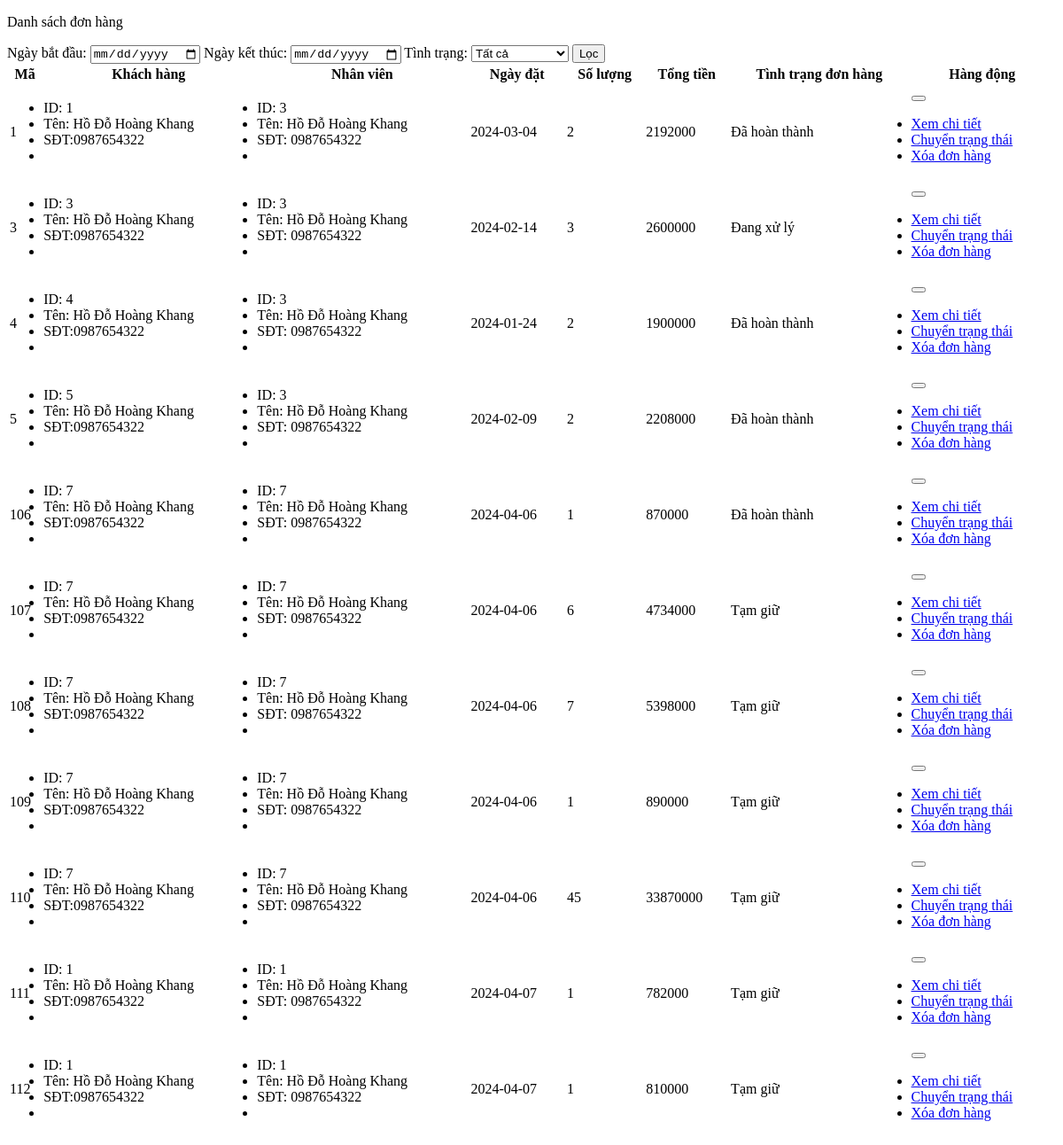
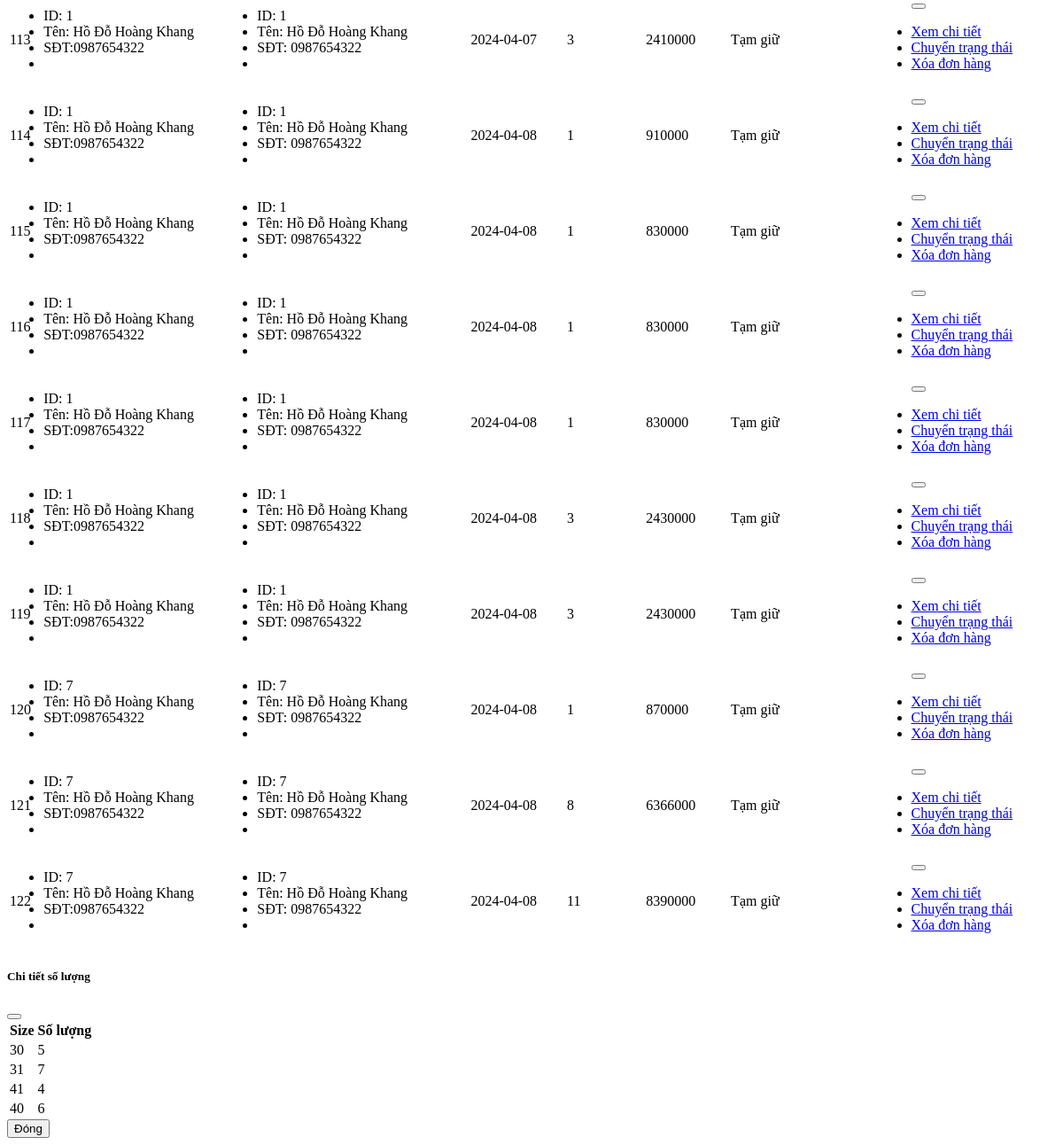
Before: /admin/module/main/quanlydonhang-timkiem.php with the older database file (2 pictures, top to bottom).
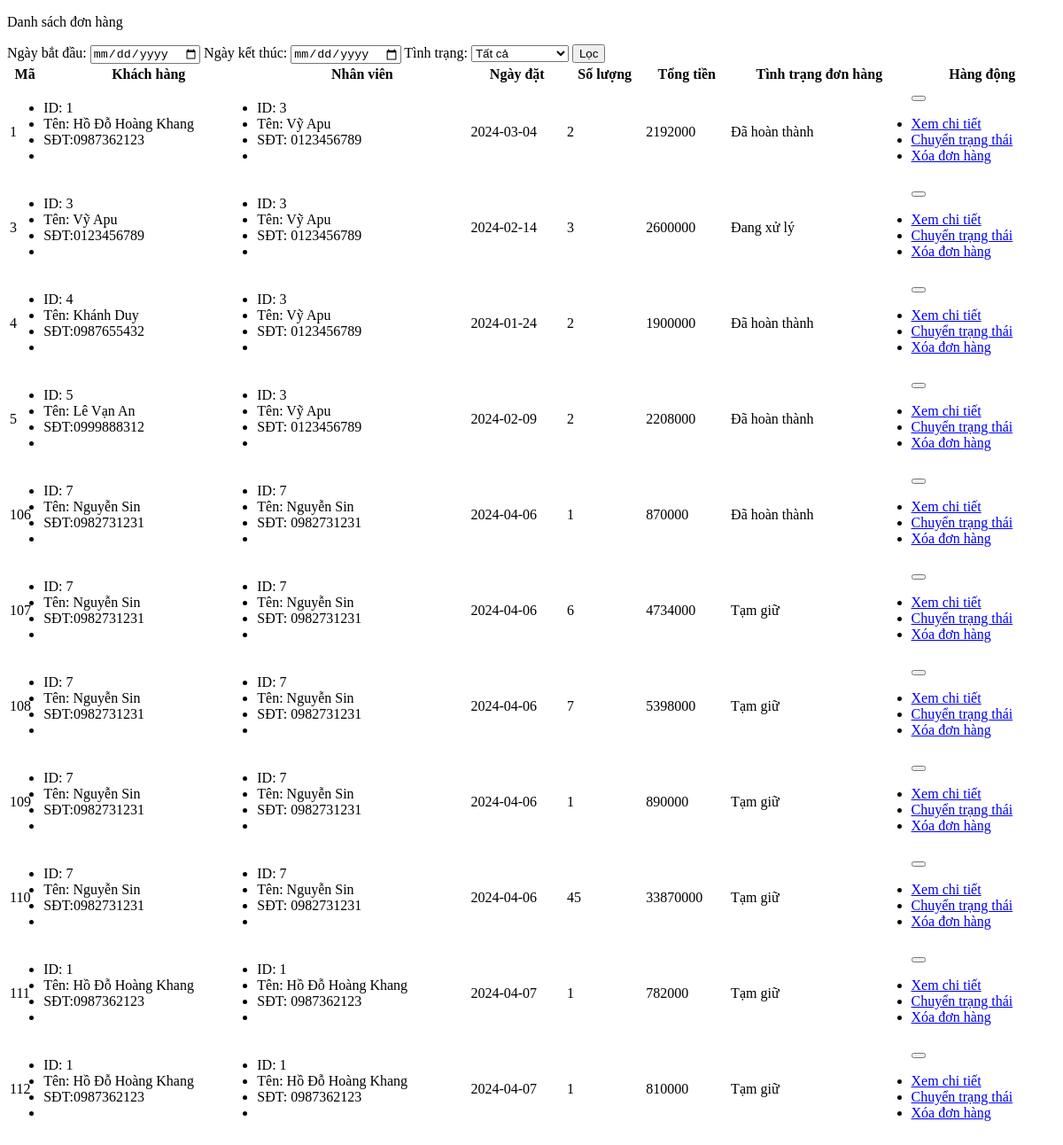
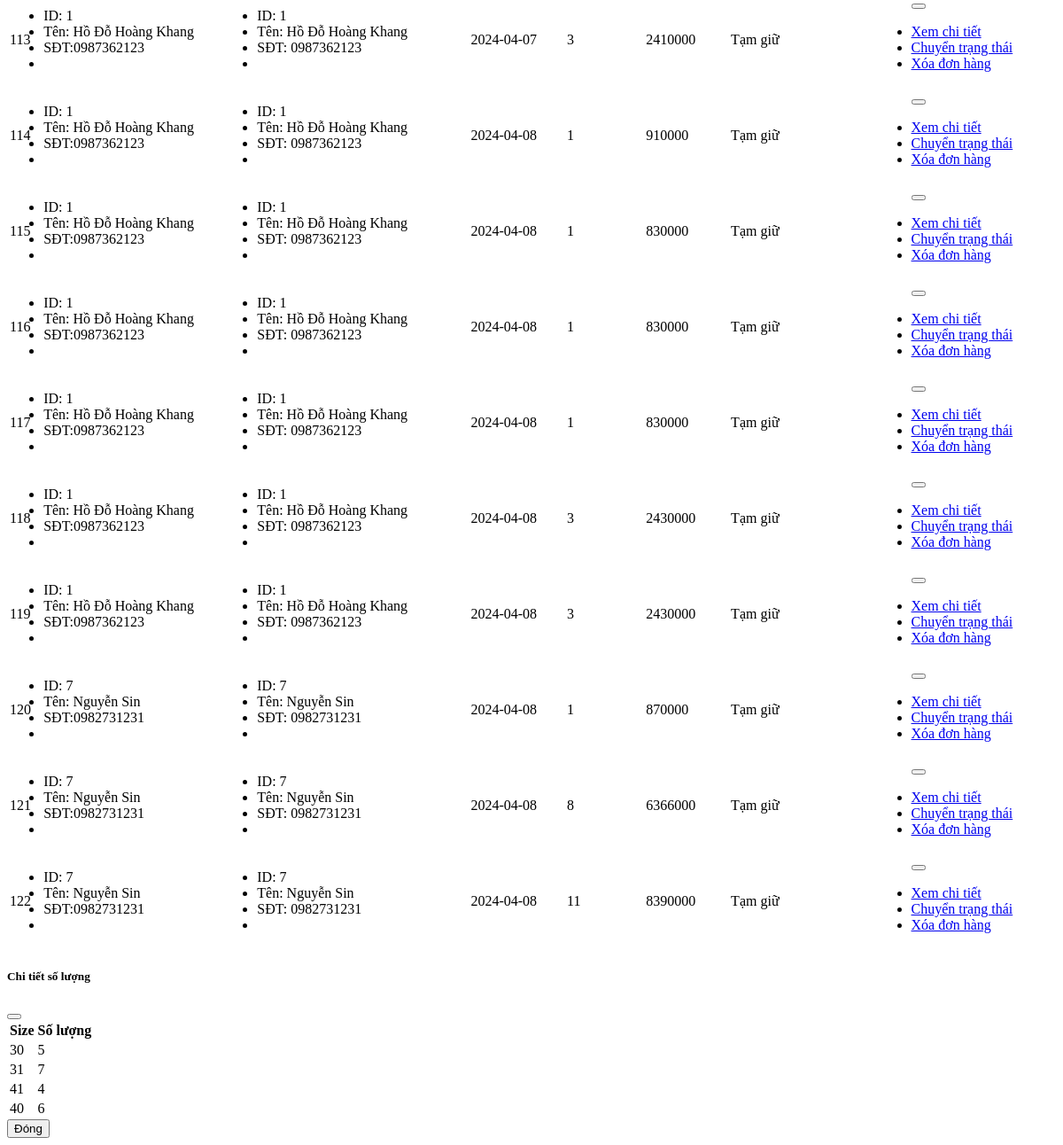
After: the same page with the newer database file (2 pictures, top to bottom).
### tables this page shows
CREATE TABLE `phieuxuat` (
  `MaPX` int(11) NOT NULL,
  `MaNV` int(11) DEFAULT NULL,
  `MaKH` int(11) DEFAULT NULL,
  `NgayDatHang` date DEFAULT NULL,
  `TinhTrangDH` varchar(20) DEFAULT NULL,
  `TongTien` int(11) NOT NULL,
  `TongSoLuong` int(11) NOT NULL,
  `trangThai` int(1) NOT NULL
);

CREATE TABLE `user` (
  `Ma` int(11) NOT NULL,
  `TenDangNhap` varchar(255) DEFAULT NULL,
  `HoTen` varchar(255) DEFAULT NULL,
  `NgaySinh` date DEFAULT NULL,
  `SDT` varchar(11) DEFAULT NULL,
  `Email` varchar(255) DEFAULT NULL,
  `DiaChi` varchar(255) DEFAULT NULL,
  `GioiTinh` int(1) DEFAULT NULL
);

### admin/module/main/quanlydonhang-timkiem.php (the view, shortened to what this page needs)
<?php
$tinhTrang = $_POST['tinh_trang'];
$ngayBatDau = $_POST['ngay_bat_dau'];
$ngayKetThuc = $_POST['ngay_ket_thuc'];
if (empty($ngayBatDau)) {
    $ngayBatDau = "2000-01-01";
  }
  if (empty($ngayKetThuc)) {
    $ngayKetThuc = date("Y-m-d");
  }
$conn = mysqli_connect("localhost", "root", "", "shoestore");
$sql="SELECT
px.MaPX,
px.NgayDatHang,
px.TinhTrangDH,
px.TongTien,
px.TongSoLuong,
px.trangThai,
khachhang.Ma as MaKH,
khachhang.HoTen as HoTenKH,
khachhang.SDT as SDTKH,
nhanvien.Ma as MaNV,
nhanvien.HoTen as HoTenNV,
nhanvien.SDT as SDTNV
FROM phieuxuat px
INNER JOIN user khachhang ON px.MaKH = khachhang.Ma
INNER JOIN user nhanvien ON px.MaNV = nhanvien.Ma
WHERE (TinhTrangDH = '$tinhTrang' OR '$tinhTrang' = '') AND NgayDatHang BETWEEN '$ngayBatDau' AND '$ngayKetThuc';";
$result = $conn->query($sql);
?>
<!DOCTYPE html>
<html lang="en">
<head>
</head>
<body>
<div class="tableBox ">
    <div class="tableTitle">
        <p>Danh sách đơn hàng</p>
        <div class="table-func">
            <div class="filter-container">
                <form action="index.php?danhmuc=quanlydonhang-timkiem" method="post">
                    Ngày bắt đầu: <input type="date" name="ngay_bat_dau">
                    Ngày kết thúc: <input type="date" name="ngay_ket_thuc">
                    <label>Tình trạng:</label>
                    <select name="tinh_trang">
                        <option value="">Tất cả</option>
                    </select>
                    <input type="submit" value="Lọc">
                </form>
            </div>
        </div>
    </div>
    <table id="myTable" class="table table-striped " style="width: 100%;">
        <thead>
            <tr>
                <th >Mã</th>
                <th>Khách hàng</th>
                <th>Nhân viên</th>
                <th>Ngày đặt</th>
                <th>Số lượng</th>
                <th>Tổng tiền</th>
                <th>Tình trạng đơn hàng</th>
                <th>Hàng động</th>
            </tr>
        </thead>
        <tbody>
        <?php
        while ($row = $result->fetch_assoc()) {
            if($row['trangThai'] == 1){
        ?>
      <tr>
        <td><?php echo $row['MaPX']; ?></td>
        <td>
                    <ul>
                        <li>ID: <?php echo $row['MaKH']; ?></li></li>
                        <li>Tên: <?php echo $row['HoTenKH']; ?> </li>
                        <li>SĐT:<?php echo $row['SDTKH']; ?></li>
                        <li></li>
                    </ul>
                </td>
                <td>
                    <ul>
                        <li>ID: <?php echo $row['MaNV']; ?></li></li>
                        <li>Tên: <?php echo $row['HoTenNV']; ?> </li>
                        <li>SĐT: <?php echo $row['SDTNV']; ?></li>
                        <li></li>
                    </ul>
                </td>
                <td><?php echo $row['NgayDatHang']; ?></td>
                <td><?php echo $row['TongSoLuong']; ?></td>
                <td><?php echo $row['TongTien']; ?></td>
                <td><?php echo $row['TinhTrangDH']; ?></td>
                <td>
                    <div class="dropdown" >
                        <button class="btn btn-secondary dropdown-toggle" type="button" id="dropdownMenuButton1" data-bs-toggle="dropdown" aria-expanded="false">
                        </button>
                        <ul class="dropdown-menu" aria-labelledby="dropdownMenuButton1" style="z-index: 2;">
                            <li><a class="dropdown-item" href="index.php?danhmuc=quanlydonhang-chitiet&id=<?php echo $row['MaPX']; ?>">Xem chi tiết</a></li>
                            <li><a class="dropdown-item" href="module/main/quanlydonhang-trangthai.php?id=<?php echo $row['MaPX']; ?>" onclick="return confirm('Bạn có chắc muốn xóa chuyển trạng thái đơn hàng?');" >Chuyển trạng thái</a></li>
                            <li><a class="dropdown-item" href="module/main/quanlydonhang-xoa.php?id=<?php echo $row['MaPX']; ?>" onclick="return confirm('Bạn có chắc muốn xóa đơn hàng?');" >Xóa đơn hàng</a></li>
                        </ul>
                    </div>
                </td>
      </tr>
    <?php } } ?>
        </tbody>
    </table>
</div>
<div class="modal fade" id="chitietsoluong" tabindex="-1" aria-labelledby="exampleModalLabel" aria-hidden="true">
  <div class="modal-dialog">
    <div class="modal-content"  style="">
      <div class="modal-header">
        <h5 class="modal-title" id="exampleModalLabel">Chi tiết số lượng</h5>
        <button type="button" class="btn-close" data-bs-dismiss="modal" aria-label="Close"></button>
      </div>
      <div class="modal-body">
        <table >
            <thead>
                <tr>
                    <th >Size</th>
                    <th>Số lượng</th>
                </tr>
            </thead>
            <tbody>
                <tr>
                    <td>30</td>
                    <td>5</td>
                </tr>
                <tr>
                    <td>31</td>
                    <td>7</td>
                </tr>
                <tr>
                    <td>41</td>
                    <td>4</td>
                </tr>
                <tr>
                    <td>40</td>
                    <td>6</td>
                </tr>
            </tbody>
        </table>
      </div>
      <div class="modal-footer">
        <button type="button" class="btn btn-secondary" data-bs-dismiss="modal">Đóng</button>
      </div>
    </div>
  </div>
</div>
</body>
</html>

### admin/module/main/quanlydonhang-timkiem.php (style rules this page uses)
ul { padding: 0; }

Changed rows visible on the page:
changed through a linked row, phieuxuat id 1: MaKH.SDT "0987654322" → "0987362123"; MaNV.HoTen "Hồ Đỗ Hoàng Khang" → "Vỹ Apu"; MaNV.SDT "0987654322" → "0123456789"
changed through a linked row, phieuxuat "Đang xử lý": MaNV.HoTen "Hồ Đỗ Hoàng Khang" → "Vỹ Apu"; MaNV.SDT "0987654322" → "0123456789"
changed through a linked row, phieuxuat id 4: MaKH.HoTen "Hồ Đỗ Hoàng Khang" → "Khánh Duy"; MaKH.SDT "0987654322" → "0987655432"; MaNV.HoTen "Hồ Đỗ Hoàng Khang" → "Vỹ Apu"; MaNV.SDT "0987654322" → "0123456789"
changed through a linked row, phieuxuat id 5: MaKH.HoTen "Hồ Đỗ Hoàng Khang" → "Lê Vạn An"; MaKH.SDT "0987654322" → "0999888312"; MaNV.HoTen "Hồ Đỗ Hoàng Khang" → "Vỹ Apu"; MaNV.SDT "0987654322" → "0123456789"
changed through a linked row, phieuxuat id 106: MaNV.HoTen "Hồ Đỗ Hoàng Khang" → "Nguyễn Sin"; MaNV.SDT "0987654322" → "0982731231"
changed through a linked row, phieuxuat id 107: MaNV.HoTen "Hồ Đỗ Hoàng Khang" → "Nguyễn Sin"; MaNV.SDT "0987654322" → "0982731231"
changed through a linked row, phieuxuat id 108: MaNV.HoTen "Hồ Đỗ Hoàng Khang" → "Nguyễn Sin"; MaNV.SDT "0987654322" → "0982731231"
changed through a linked row, phieuxuat id 109: MaNV.HoTen "Hồ Đỗ Hoàng Khang" → "Nguyễn Sin"; MaNV.SDT "0987654322" → "0982731231"
changed through a linked row, phieuxuat id 110: MaNV.HoTen "Hồ Đỗ Hoàng Khang" → "Nguyễn Sin"; MaNV.SDT "0987654322" → "0982731231"
changed through a linked row, phieuxuat id 111: MaNV.SDT "0987654322" → "0987362123"
changed through a linked row, phieuxuat id 112: MaNV.SDT "0987654322" → "0987362123"
changed through a linked row, phieuxuat id 113: MaNV.SDT "0987654322" → "0987362123"
changed through a linked row, phieuxuat id 114: MaNV.SDT "0987654322" → "0987362123"
changed through a linked row, phieuxuat id 115: MaNV.SDT "0987654322" → "0987362123"
changed through a linked row, phieuxuat id 116: MaNV.SDT "0987654322" → "0987362123"
changed through a linked row, phieuxuat id 117: MaNV.SDT "0987654322" → "0987362123"
changed through a linked row, phieuxuat id 118: MaNV.SDT "0987654322" → "0987362123"
changed through a linked row, phieuxuat id 119: MaNV.SDT "0987654322" → "0987362123"
changed through a linked row, phieuxuat id 120: MaNV.HoTen "Hồ Đỗ Hoàng Khang" → "Nguyễn Sin"; MaNV.SDT "0987654322" → "0982731231"
changed through a linked row, phieuxuat id 121: MaNV.HoTen "Hồ Đỗ Hoàng Khang" → "Nguyễn Sin"; MaNV.SDT "0987654322" → "0982731231"
changed through a linked row, phieuxuat id 122: MaNV.HoTen "Hồ Đỗ Hoàng Khang" → "Nguyễn Sin"; MaNV.SDT "0987654322" → "0982731231"
